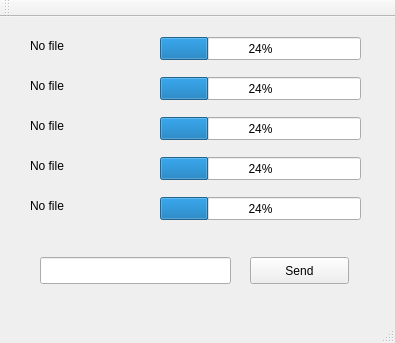
<?xml version="1.0" encoding="UTF-8"?>
<ui version="4.0">
 <class>MainWindow</class>
 <widget class="QMainWindow" name="MainWindow">
  <property name="geometry">
   <rect>
    <x>0</x>
    <y>0</y>
    <width>395</width>
    <height>343</height>
   </rect>
  </property>
  <property name="minimumSize">
   <size>
    <width>395</width>
    <height>343</height>
   </size>
  </property>
  <property name="maximumSize">
   <size>
    <width>395</width>
    <height>343</height>
   </size>
  </property>
  <property name="windowTitle">
   <string>MainWindow</string>
  </property>
  <widget class="QWidget" name="centralWidget">
   <widget class="QPushButton" name="pushButton">
    <property name="geometry">
     <rect>
      <x>250</x>
      <y>240</y>
      <width>99</width>
      <height>27</height>
     </rect>
    </property>
    <property name="text">
     <string>Send</string>
    </property>
   </widget>
   <widget class="QLineEdit" name="lineEdit">
    <property name="geometry">
     <rect>
      <x>40</x>
      <y>240</y>
      <width>191</width>
      <height>27</height>
     </rect>
    </property>
   </widget>
   <widget class="QLabel" name="label_4">
    <property name="geometry">
     <rect>
      <x>30</x>
      <y>140</y>
      <width>121</width>
      <height>17</height>
     </rect>
    </property>
    <property name="text">
     <string>No file</string>
    </property>
   </widget>
   <widget class="QProgressBar" name="progressBar_5">
    <property name="geometry">
     <rect>
      <x>160</x>
      <y>180</y>
      <width>201</width>
      <height>23</height>
     </rect>
    </property>
    <property name="value">
     <number>24</number>
    </property>
   </widget>
   <widget class="QLabel" name="label_3">
    <property name="geometry">
     <rect>
      <x>30</x>
      <y>100</y>
      <width>121</width>
      <height>17</height>
     </rect>
    </property>
    <property name="text">
     <string>No file</string>
    </property>
   </widget>
   <widget class="QProgressBar" name="progressBar_2">
    <property name="geometry">
     <rect>
      <x>160</x>
      <y>60</y>
      <width>201</width>
      <height>23</height>
     </rect>
    </property>
    <property name="value">
     <number>24</number>
    </property>
   </widget>
   <widget class="QProgressBar" name="progressBar_3">
    <property name="geometry">
     <rect>
      <x>160</x>
      <y>100</y>
      <width>201</width>
      <height>23</height>
     </rect>
    </property>
    <property name="value">
     <number>24</number>
    </property>
   </widget>
   <widget class="QLabel" name="label">
    <property name="geometry">
     <rect>
      <x>30</x>
      <y>20</y>
      <width>121</width>
      <height>17</height>
     </rect>
    </property>
    <property name="text">
     <string>No file</string>
    </property>
   </widget>
   <widget class="QLabel" name="label_2">
    <property name="geometry">
     <rect>
      <x>30</x>
      <y>60</y>
      <width>121</width>
      <height>17</height>
     </rect>
    </property>
    <property name="text">
     <string>No file</string>
    </property>
   </widget>
   <widget class="QProgressBar" name="progressBar">
    <property name="geometry">
     <rect>
      <x>160</x>
      <y>20</y>
      <width>201</width>
      <height>23</height>
     </rect>
    </property>
    <property name="value">
     <number>24</number>
    </property>
   </widget>
   <widget class="QProgressBar" name="progressBar_4">
    <property name="geometry">
     <rect>
      <x>160</x>
      <y>140</y>
      <width>201</width>
      <height>23</height>
     </rect>
    </property>
    <property name="value">
     <number>24</number>
    </property>
   </widget>
   <widget class="QLabel" name="label_5">
    <property name="geometry">
     <rect>
      <x>30</x>
      <y>180</y>
      <width>121</width>
      <height>17</height>
     </rect>
    </property>
    <property name="text">
     <string>No file</string>
    </property>
   </widget>
  </widget>
  <widget class="QMenuBar" name="menuBar">
   <property name="geometry">
    <rect>
     <x>0</x>
     <y>0</y>
     <width>395</width>
     <height>31</height>
    </rect>
   </property>
  </widget>
  <widget class="QToolBar" name="mainToolBar">
   <attribute name="toolBarArea">
    <enum>TopToolBarArea</enum>
   </attribute>
   <attribute name="toolBarBreak">
    <bool>false</bool>
   </attribute>
  </widget>
  <widget class="QStatusBar" name="statusBar"/>
 </widget>
 <layoutdefault spacing="6" margin="11"/>
 <resources/>
 <connections/>
</ui>
